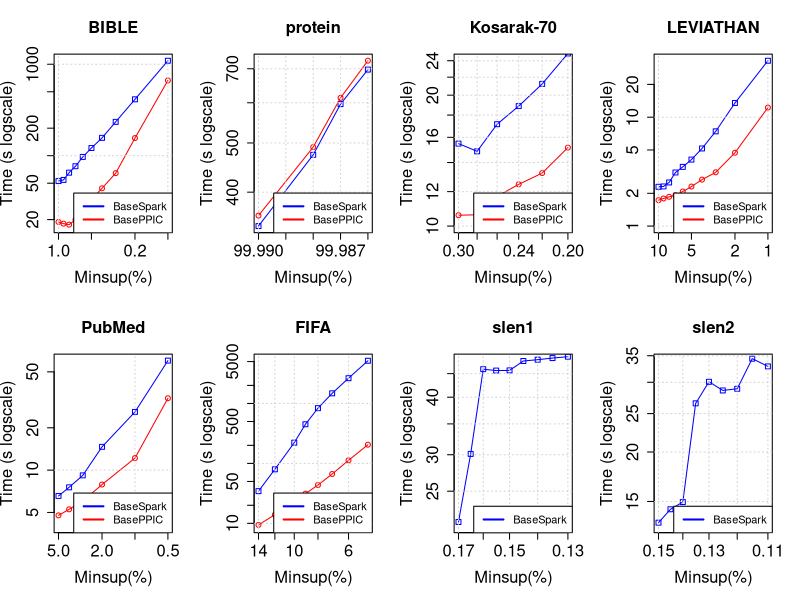

This chart was generated by the following R code:
tiff("BaseAlgorithm.png", width=18, height=9, units='in', res=120)
par(mfrow=c(2,4), cex.lab=1.5, cex.axis=1.5, cex.main=1.5, cex.sub=1.5)

#BIBLE
#DATA
x <- c(0.01, 0.009, 0.008, 0.007, 0.006, 0.005, 0.004, 0.003, 0.002, 0.001)*100

zero <- c(52796, 54313, 65238, 76671, 96842, 121262, 156699, 234465, 413217, 1092148)/1000
one <- c(18850, 18071, 17611, 19872, 23860, 33086, 44031, 64446, 155871, 664830)/1000

#PLOT
plot(x, zero, log = "xy", type="o", pch=0, xlab="Minsup(%)",ylab="Time (s logscale)", col="blue", xlim = rev(range(x)), ylim=c(17, 1092))
lines(x, one, col="red", type="o", pch=1)
title(main="BIBLE", cex.lab=1.5, cex.axis=1.5, cex.main=1.5, cex.sub=1.5)
grid()
legend("bottomright", legend=c("BaseSpark", "BasePPIC"), lty=c(1,1),lwd=c(2,2), col=c("blue", "red"), cex = 1)

#protein
#DATA
x <- c(0.9999, 0.99988, 0.99987, 0.99986)*100

zero <- c(343017, 473810, 596472, 697465)/1000
one <- c(359711, 490719, 613541, 726131)/1000

#PLOT
plot(x, zero, log = "xy", type="o", pch=0, xlab="Minsup(%)",ylab="Time (s logscale)", col="blue", xlim = rev(range(x)), ylim=c(343, 726))
lines(x, one, col="red", type="o", pch=1)
title(main="protein", cex.lab=1.5, cex.axis=1.5, cex.main=1.5, cex.sub=1.5)
grid()
legend("bottomright", legend=c("BaseSpark", "BasePPIC"), lty=c(1,1),lwd=c(2,2), col=c("blue", "red"), cex = 1)

#Kosarak-70
#DATA
x <- c(0.003, 0.0028, 0.0026, 0.0024, 0.0022, 0.002)*100

zero <- c(15474, 14856, 17149, 18875, 21231, 24935)/1000
one <- c(10592, 10615, 11709, 12472, 13241, 15153)/1000

#PLOT
plot(x, zero, log = "xy", type="o", pch=0, xlab="Minsup(%)",ylab="Time (s logscale)", col="blue", xlim = rev(range(x)), ylim=c(10, 24))
lines(x, one, col="red", type="o", pch=1)
title(main="Kosarak-70", cex.lab=1.5, cex.axis=1.5, cex.main=1.5, cex.sub=1.5)
grid()
legend("bottomright", legend=c("BaseSpark", "BasePPIC"), lty=c(1,1),lwd=c(2,2), col=c("blue", "red"), cex = 1)

#LEVIATHAN
#DATA
x <- c(0.1, 0.09, 0.08, 0.07, 0.06, 0.05, 0.04, 0.03, 0.02, 0.01)*100

zero <- c(2295, 2312, 2516, 3105, 3496, 4080, 5163, 7414, 13505, 33000)/1000
one <- c(1729, 1793, 1857, 1919, 2077, 2306, 2672, 3117, 4718, 12253)/1000

#PLOT
plot(x, zero, log = "xy", type="o", pch=0, xlab="Minsup(%)",ylab="Time (s logscale)", col="blue", xlim = rev(range(x)), ylim=c(1, 33))
lines(x, one, col="red", type="o", pch=1)
title(main="LEVIATHAN", cex.lab=1.5, cex.axis=1.5, cex.main=1.5, cex.sub=1.5)
grid()
legend("bottomright", legend=c("BaseSpark", "BasePPIC"), lty=c(1,1),lwd=c(2,2), col=c("blue", "red"), cex = 1)

#PubMed
#DATA
x <- c(0.05, 0.04, 0.03, 0.02, 0.01, 0.005)*100

zero <- c(6549, 7547, 9177, 14644, 25945, 60113)/1000
one <- c(4767, 5261, 6040, 7894, 12184, 32451)/1000

#PLOT
plot(x, zero, log = "xy", type="o", pch=0, xlab="Minsup(%)",ylab="Time (s logscale)", col="blue", xlim = rev(range(x)), ylim=c(4, 60))
lines(x, one, col="red", type="o", pch=1)
title(main="PubMed", cex.lab=1.5, cex.axis=1.5, cex.main=1.5, cex.sub=1.5)
grid()
legend("bottomright", legend=c("BaseSpark", "BasePPIC"), lty=c(1,1),lwd=c(2,2), col=c("blue", "red"), cex = 1)

#FIFA
#DATA
x <- c(0.14, 0.12, 0.1, 0.09, 0.08, 0.07, 0.06, 0.05)*100

zero <- c(34465, 79626, 221550, 449631, 834468, 1476503, 2639619, 5160952)/1000
one <- c(9423, 13932, 21048, 31249, 43581, 66511, 112528, 204980)/1000

#PLOT
plot(x, zero, log = "xy", type="o", pch=0, xlab="Minsup(%)",ylab="Time (s logscale)", col="blue", xlim = rev(range(x)), ylim=c(9, 5160))
lines(x, one, col="red", type="o", pch=1)
title(main="FIFA", cex.lab=1.5, cex.axis=1.5, cex.main=1.5, cex.sub=1.5)
grid()
legend("bottomright", legend=c("BaseSpark", "BasePPIC"), lty=c(1,1),lwd=c(2,2), col=c("blue", "red"), cex = 1)

#slen1
#DATA
x <- c(0.0017, 0.00165, 0.0016, 0.00155, 0.0015, 0.00145, 0.0014, 0.00135, 0.0013)*100

zero <- c(21433, 30124, 46018, 45696, 45741, 47937, 48250, 48646, 48981)/1000

#PLOT
plot(x, zero, log = "xy", type="o", pch=0, xlab="Minsup(%)",ylab="Time (s logscale)", col="blue", xlim = rev(range(x)), ylim=c(21, 48))
title(main="slen1", cex.lab=1.5, cex.axis=1.5, cex.main=1.5, cex.sub=1.5)
grid()
legend("bottomright", legend=c("BaseSpark"), lty=c(1,1),lwd=c(2,2), col=c("blue"), cex = 1)

#slen2
#DATA
x <- c(0.0015, 0.00145, 0.0014, 0.00135, 0.0013, 0.00125, 0.0012, 0.00115, 0.0011)*100

zero <- c(13258, 14335, 14949, 26537, 30083, 28606, 28885, 34413, 32900)/1000

#PLOT
plot(x, zero, log = "xy", type="o", pch=0, xlab="Minsup(%)",ylab="Time (s logscale)", col="blue", xlim = rev(range(x)), ylim=c(13, 34))
title(main="slen2", cex.lab=1.5, cex.axis=1.5, cex.main=1.5, cex.sub=1.5)
grid()
legend("bottomright", legend=c("BaseSpark"), lty=c(1,1),lwd=c(2,2), col=c("blue"), cex = 1)

dev.off()
